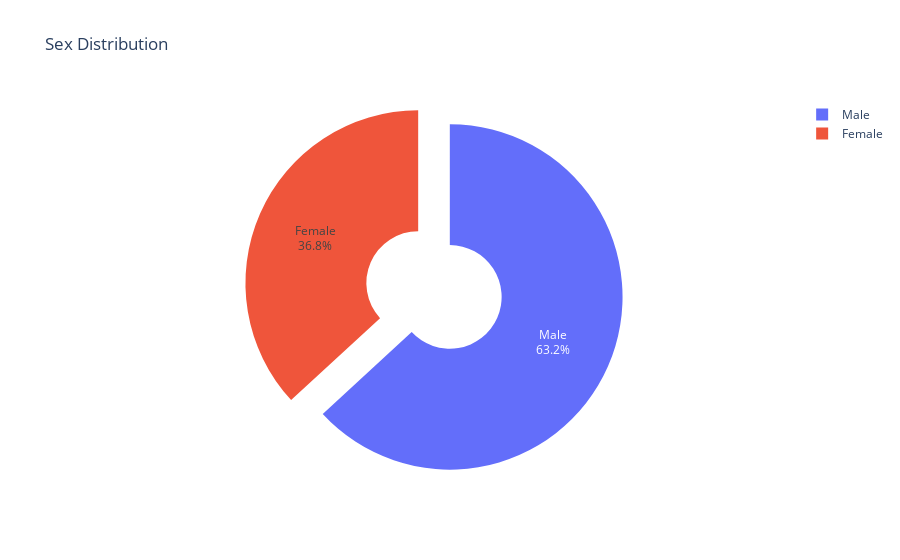

Source (notebook cell):
### Markdown cell above
## Sex Distribution

### Code cell
sex_counts = barriers.barriers['sex'].value_counts().reset_index()
sex_counts.columns = ['sex', 'count']

fig = px.pie(sex_counts, names='sex', values='count',
             title='Sex Distribution',
             labels={'sex': 'Sex', 'count': 'Count'},
             hole=0.3)

fig.update_traces(textinfo='percent+label', pull=[0.1] * len(sex_counts))

fig.show()

### Figure 1 — Plotly figure (JSON) as saved in the notebook; plotly's stock layout.template omitted (floating-point values rounded to 4 significant figures)
{"data": [{"domain": {"x": [0, 1], "y": [0, 1]}, "hole": 0.3, "hovertemplate": "Sex=%{label}<br>Count=%{value}<extra></extra>", "labels": ["Male", "Female"], "legendgroup": "", "name": "", "pull": [0.1, 0.1], "showlegend": true, "textinfo": "percent+label", "type": "pie", "values": [12, 7]}], "layout": {"legend": {"tracegroupgap": 0}, "title": {"text": "Sex Distribution"}}}
